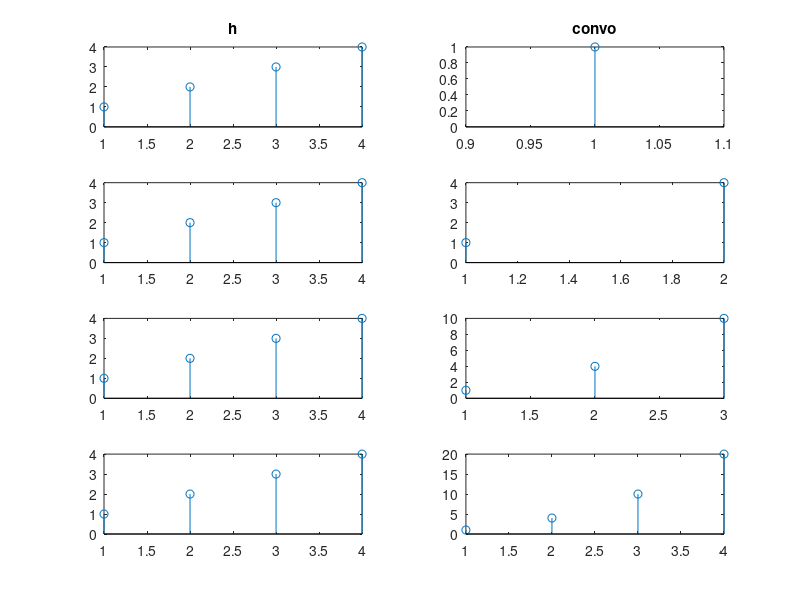

The MATLAB script that drew this image: (Note: this script raises an error after producing the figure.)

x=[1,2,3,4];

h=[1,2,3,4];

lx=length(x);
lh=length(h);

zerox=[x,zeros(1,lh)];
zeroh=[h,zeros(1,lx)];
idx=1;


for i=1:lx+lh
    convo(i)=0;
    for j=1:lx
        if(i-j+1>0)
            convo(i)=convo(i)+zerox(j)*zeroh(i-j+1);
        else
        end
    end
    subplot(lx,2,idx)
        stem(h)
        if(idx==1)
            title('h')
        end
        
        idx=idx+1;
        subplot(lx,2,idx)
        stem(convo)
        if(idx==2)
                title('convo')
        end
        idx=idx+1;
end





